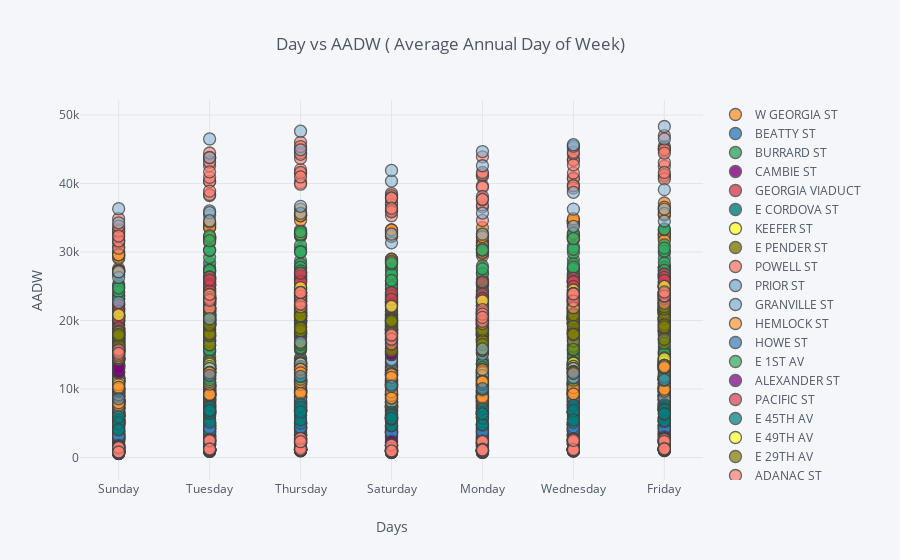

Notebook source saved alongside this figure:
### Code cell
df.iplot(
    x='Day of Week',
    y='AADW',
    categories='STD Street',
    xTitle='Days',
    yTitle='AADW',
    title='Day vs AADW ( Average Annual Day of Week)')
